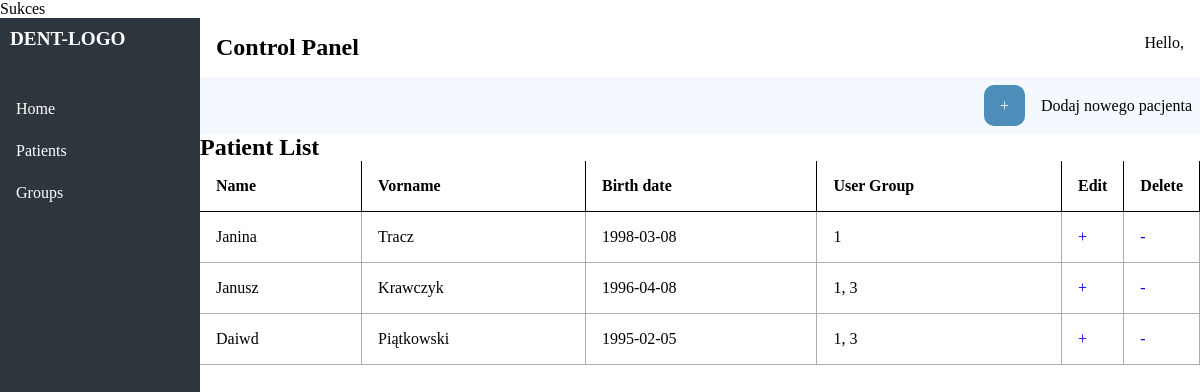
/main.php?site=patients, run on the app's committed database.
### tables this page shows
CREATE TABLE `patients` (
  `patient_id` int(100) NOT NULL,
  `patient_login` varchar(100) NOT NULL,
  `patient_password` varchar(100) NOT NULL,
  `patient_firstname` varchar(100) NOT NULL,
  `patient_lastname` varchar(100) NOT NULL,
  `patient_birthday` date NOT NULL,
  `patient_grouplist` varchar(100) NOT NULL
);

### resources/sites/users.php (the view, shortened to what this page needs)
<?php
$sql = "SELECT * FROM `patients`";
$result = $connect->query($sql);
?>
<div class="edit-bar">
    <a href=""><div class="button add">+</div></a>Dodaj nowego pacjenta
</div>
<h2>Patient List</h2>
<div class="table-list">
    <table>
        <thead>
            <td>Name</td>
            <td>Vorname</td>
            <td>Birth date</td>
            <td>User Group</td>
            <td>Edit</td>
            <td>Delete</td>
        </thead>
        <?php
        if ($result -> num_rows > 0) {
            while($row = $result->fetch_assoc()) {
              echo '<tr>
              <td>'.$row['patient_firstname'].'</td>
              <td>'.$row['patient_lastname'].'</td>
              <td>'.$row['patient_birthday'].'</td>
              <td>'.$row['patient_grouplist'].'</td>
              <td class="button-td"><a href="resources/configuration/edit.php?id="'.$row["patient_id"].'"">+</a></td>
              <td class="button-td"><a href="resources/configuration/delet.php?id="'.$row["patient_id"].'">-</a></td>
              </tr>';
            }
          }
          else {
            echo "Brak Pacjentów!";
          }
        ?>
    </table>
</div>

### main.php (shortened to what this page needs)
<?php
require "resources/configuration/connect.php";
if(isset($_GET['site'])){
    $site=$_GET['site'];
}
?>
<!DOCTYPE html>
<html lang="en">
<head>
    <?php require "resources/templates/head.php" ?>
</head>
<body>
<div class="container">
    <?php require "resources/templates/main-menu.php" ?>
    <div class="content">
        <?php require "resources/templates/header.php" ?>
        <?php
        switch ($site){
            case "patients";
            require "resources/sites/users.php";
            break;
        }
        ?>
    </div>
</div>
</body>
</html>

### resources/templates/head.php (shortened to what this page needs)
<link rel="stylesheet" href="resources/css/style.css">

### resources/templates/main-menu.php
<div class="main-menu">
    <div class="logo">
        <h1>DENT-LOGO</h1>
    </div>
    <nav>
        <ul>
            <li><a href="?site=home">Home</a></li>
            <li><a href="?site=patients">Patients</a></li>
            <li><a href="?site=groups">Groups</a></li>
        </ul>
    </nav>
</div>

### resources/templates/header.php
<header>
    <h2>Control Panel</h2>
    <p>Hello, <b><?php echo $user ?></b></p>
</header>

### resources/css/style.css (style rules this page uses)
* { margin: 0; padding: 0; }
a { text-decoration: none; }
h1 { padding: 10px; font-size: 1.2rem; color: white; }
.container { display: grid; grid-template-columns: 1fr 5fr; }
header { padding: 1rem; display: flex; justify-content: space-between; }
.edit-bar { padding: 0.5rem; background-color: #f3f9ff; display: flex; justify-content: right; align-items: center; gap: 1rem; }
.main-menu { background-color: #2d353d; height: 100vh; }
.logo { margin-bottom: 2rem; }
.main-menu nav ul { list-style-type: none; }
.main-menu nav li { display: block; padding: 0.5rem 1rem; margin-bottom: 0.5rem; transition: 0.3s; color: white; }
.main-menu nav li a { display: block; color: white; text-decoration: none; }
.table-list table { width: 100%; border-collapse: collapse; }
.table-list thead td { font-weight: bold; border-bottom: 1px solid black; border-right: 1px solid black; }
.table-list td { padding: 1rem; border-right: 1px solid rgb(173, 173, 173); border-bottom: 1px solid rgb(173, 173, 173); }
.button { min-height: 25px; min-width: 25px; border-radius: 10px; padding: 0.5rem; display: flex; justify-content: center; align-items: center; background-color: #495663; color: white; }
.button-td { width: 15px; }
.add { background-color:rgb(76, 142, 185); }

### data on the page
patients: patient_firstname "Janina", patient_lastname "Tracz", patient_birthday "1998-03-08", patient_grouplist "1"
patients: patient_firstname "Janusz", patient_lastname "Krawczyk", patient_birthday "1996-04-08", patient_grouplist "1, 3"
patients: patient_firstname "Daiwd", patient_lastname "Piątkowski", patient_birthday "1995-02-05", patient_grouplist "1, 3"
